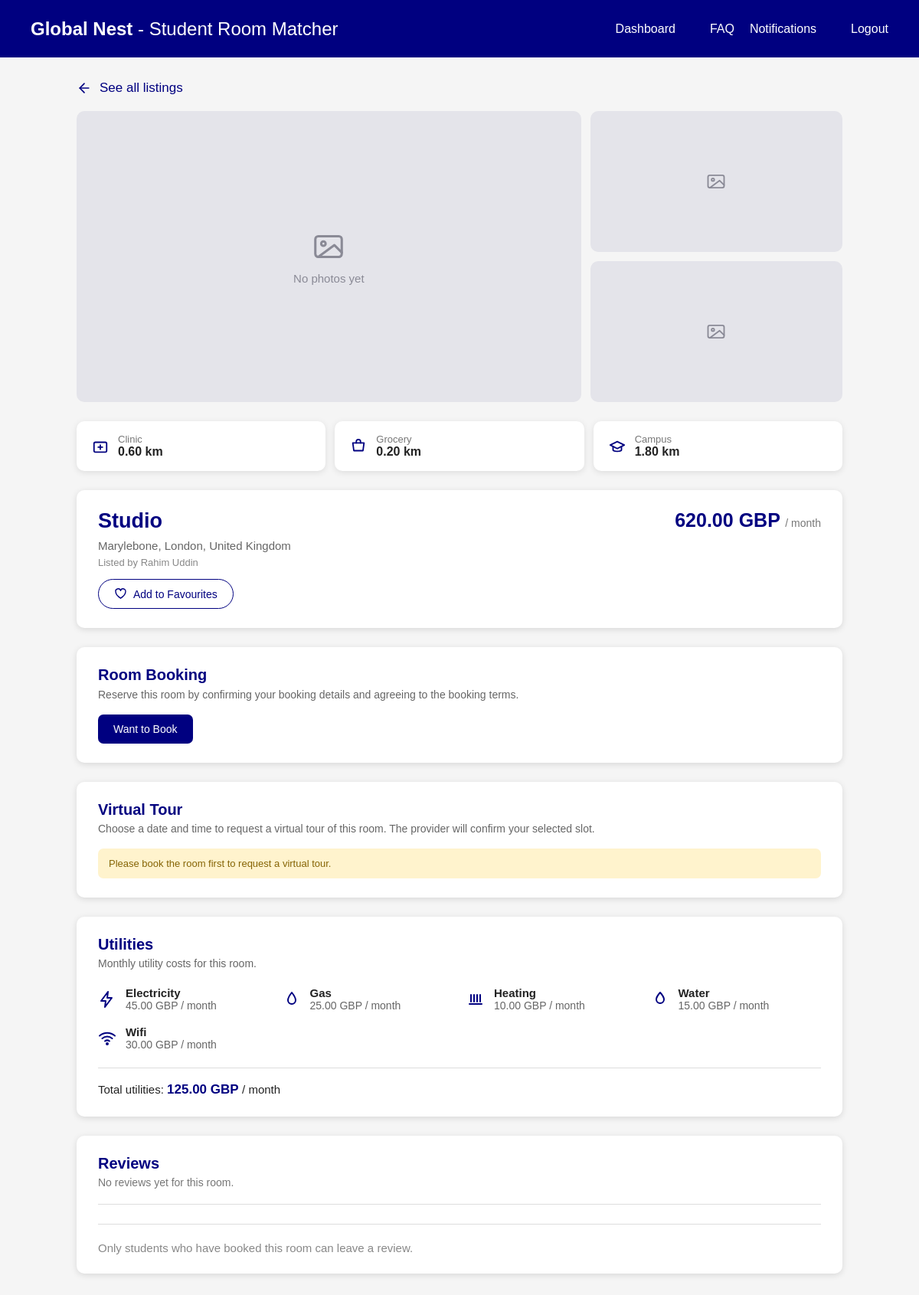
The app's page /room.php?id=9 (signed in) with its own data.
### tables this page shows
CREATE TABLE `listings` (
  `ListingID` int(11) NOT NULL,
  `Price` decimal(10,2) NOT NULL,
  `Currency` varchar(10) NOT NULL,
  `RoomType` varchar(50) DEFAULT NULL,
  `Country` varchar(50) DEFAULT NULL,
  `State` varchar(50) DEFAULT NULL,
  `Neighbourhood` varchar(100) DEFAULT NULL,
  `Clinic` decimal(5,2) DEFAULT NULL,
  `Grocery` decimal(5,2) DEFAULT NULL,
  `Campus` decimal(5,2) DEFAULT NULL,
  `Legal_doc` varchar(255) DEFAULT NULL,
  `Admin_ID` int(11) DEFAULT NULL,
  `Provider_ID` int(11) NOT NULL,
  `Verification_Status` varchar(20) NOT NULL DEFAULT 'Pending'
);

CREATE TABLE `room_provider` (
  `Provider_ID` int(11) NOT NULL,
  `Username` varchar(50) NOT NULL,
  `First_name` varchar(50) NOT NULL,
  `Last_name` varchar(50) DEFAULT NULL,
  `Email` varchar(100) NOT NULL,
  `Password` varchar(255) NOT NULL,
  `is_Verified` tinyint(1) NOT NULL DEFAULT 0,
  `Phone` varchar(20) DEFAULT NULL
);

CREATE TABLE `listing_utility` (
  `ListingID` int(11) NOT NULL,
  `UtilityName` varchar(50) NOT NULL,
  `Amount` decimal(10,2) NOT NULL
);

### room.php (the view, shortened to what this page needs)
<?php
include "DBconnect.php";
$listing_id = "";
if (isset($_GET["id"])) {
    $listing_id = $_GET["id"];
}
$safe_id = mysqli_real_escape_string($conn, $listing_id);
$sql = "SELECT
            Listings.*,
            Room_Provider.First_name,
            Room_Provider.Last_name
        FROM Listings
        JOIN Room_Provider
        ON Listings.Provider_ID = Room_Provider.Provider_ID
        WHERE Listings.ListingID = '$safe_id'
        AND Listings.Verification_Status = 'Approved'";
$result = mysqli_query($conn, $sql);
$room = mysqli_fetch_assoc($result);
$is_favourite = 0;
$photos = array();
$photo_count = count($photos);
$utility_sql = "SELECT * FROM Listing_Utility
                WHERE ListingID = '$safe_id'
                ORDER BY UtilityName ASC";
$utility_result = mysqli_query($conn, $utility_sql);
$utility_count = mysqli_num_rows($utility_result);
$booking_exists = false;
?>
<!DOCTYPE html>
<html>
<head>
</head>
<body>
<div class="header">
    <div class="logo">
        <strong>Global Nest</strong>
        - Student Room Matcher
    </div>
    <div class="navigation">
        <a href="dashboard.php">Dashboard</a>
        <a href="faq.php">FAQ</a>
         <a href="notifications.php" class="notification-link" title="Notifications">
            Notifications
        </a>
        <a href="logout.php">Logout</a>
    </div>
</div>
<div class="container">
    <a href="dashboard.php" class="back-link">
        <svg viewBox="0 0 24 24" fill="none" stroke="currentColor"
             stroke-width="2" stroke-linecap="round" stroke-linejoin="round">
            <path d="M19 12 H5"/>
            <path d="M12 19 l-7 -7 l7 -7"/>
        </svg>
        See all listings
    </a>
    <div class="photo-area">
        <div class="photo-big">
            <?php if ($photo_count > 0) { ?>
                <img src="<?php echo htmlspecialchars($photos[0]); ?>"
                     alt="Room photo">
            <?php } else { ?>
                <div class="photo-empty">
                    <svg viewBox="0 0 24 24" fill="none" stroke="currentColor"
                         stroke-width="1.6" stroke-linecap="round"
                         stroke-linejoin="round">
                        <rect x="3" y="5" width="18" height="14" rx="2"/>
                        <circle cx="8.5" cy="10" r="1.5"/>
                        <path d="M21 16 l-5 -5 L5 19"/>
                    </svg>
                    No photos yet
                </div>
            <?php } ?>
        </div>
        <div class="photo-side">
            <div class="photo-small">
                <?php if ($photo_count > 1) { ?>
                    <img src="<?php echo htmlspecialchars($photos[1]); ?>"
                         alt="Room photo">
                <?php } else { ?>
                    <div class="photo-empty small">
                        <svg viewBox="0 0 24 24" fill="none" stroke="currentColor"
                             stroke-width="1.6" stroke-linecap="round"
                             stroke-linejoin="round">
                            <rect x="3" y="5" width="18" height="14" rx="2"/>
                            <circle cx="8.5" cy="10" r="1.5"/>
                            <path d="M21 16 l-5 -5 L5 19"/>
                        </svg>
                    </div>
                <?php } ?>
            </div>
            <div class="photo-small">
                <?php if ($photo_count > 2) { ?>
                    <img src="<?php echo htmlspecialchars($photos[2]); ?>"
                         alt="Room photo">
                <?php } else { ?>
                    <div class="photo-empty small">
                        <svg viewBox="0 0 24 24" fill="none" stroke="currentColor"
                             stroke-width="1.6" stroke-linecap="round"
                             stroke-linejoin="round">
                            <rect x="3" y="5" width="18" height="14" rx="2"/>
                            <circle cx="8.5" cy="10" r="1.5"/>
                            <path d="M21 16 l-5 -5 L5 19"/>
                        </svg>
                    </div>
                <?php } ?>
            </div>
        </div>
    </div>
    <div class="distance-row">
        <div class="distance-item">
            <svg viewBox="0 0 24 24" fill="none" stroke="currentColor"
                 stroke-width="2" stroke-linecap="round" stroke-linejoin="round">
                <rect x="3" y="6" width="18" height="14" rx="2"/>
                <path d="M12 10 v6"/>
                <path d="M9 13 h6"/>
            </svg>
            <div>
                <div class="distance-label">Clinic</div>
                <div class="distance-value">
                    <?php echo $room["Clinic"]; ?> km
                </div>
            </div>
        </div>
        <div class="distance-item">
            <svg viewBox="0 0 24 24" fill="none" stroke="currentColor"
                 stroke-width="2" stroke-linecap="round" stroke-linejoin="round">
                <path d="M4 7 h16 l-1.5 11 h-13 z"/>
                <path d="M9 7 V5 a3 3 0 0 1 6 0 v2"/>
            </svg>
            <div>
                <div class="distance-label">Grocery</div>
                <div class="distance-value">
                    <?php echo $room["Grocery"]; ?> km
                </div>
            </div>
        </div>
        <div class="distance-item">
            <svg viewBox="0 0 24 24" fill="none" stroke="currentColor"
                 stroke-width="2" stroke-linecap="round" stroke-linejoin="round">
                <path d="M12 5 L22 10 L12 15 L2 10 Z"/>
                <path d="M6 12 v5 c0 1 3 2 6 2 s6 -1 6 -2 v-5"/>
            </svg>
            <div>
                <div class="distance-label">Campus</div>
                <div class="distance-value">
                    <?php echo $room["Campus"]; ?> km
                </div>
            </div>
        </div>
    </div>
    <div class="info-card">
        <div class="info-left">
            <h1>
                <?php echo htmlspecialchars($room["RoomType"]); ?>
            </h1>
            <div class="info-location">
                <?php echo htmlspecialchars($room["Neighbourhood"]); ?>,
                <?php echo htmlspecialchars($room["State"]); ?>,
                <?php echo htmlspecialchars($room["Country"]); ?>
            </div>
            <div class="info-provider">
                Listed by
                <?php
                echo htmlspecialchars(
                    $room["First_name"] . " " .
                    $room["Last_name"]
                );
                ?>
            </div>
            <?php if ($is_favourite == 1) { ?>
                <a class="fav-button saved"
                   href="room.php?id=<?php echo $safe_id; ?>&fav=remove">
                    <svg viewBox="0 0 24 24" fill="currentColor"
                         stroke="currentColor" stroke-width="2"
                         stroke-linecap="round" stroke-linejoin="round">
                        <path d="M12 20 C12 20 3 14 3 8.5 A4.5 4.5 0 0 1 12 6
                                 A4.5 4.5 0 0 1 21 8.5 C21 14 12 20 12 20 Z"/>
                    </svg>
                    Saved
                </a>
            <?php } else { ?>
                <a class="fav-button"
                   href="room.php?id=<?php echo $safe_id; ?>&fav=add">
                    <svg viewBox="0 0 24 24" fill="none"
                         stroke="currentColor" stroke-width="2"
                         stroke-linecap="round" stroke-linejoin="round">
                        <path d="M12 20 C12 20 3 14 3 8.5 A4.5 4.5 0 0 1 12 6
                                 A4.5 4.5 0 0 1 21 8.5 C21 14 12 20 12 20 Z"/>
                    </svg>
                    Add to Favourites
                </a>
            <?php } ?>
        </div>
        <div class="info-right">
            <div class="info-price">
                <?php echo number_format($room["Price"], 2); ?>
                <?php echo htmlspecialchars($room["Currency"]); ?>
                <span>/ month</span>
            </div>
        </div>
    </div>
    <div class="action-card">
        <h2>Room Booking</h2>
        <p class="action-note">
            Reserve this room by confirming your booking details and agreeing to the booking terms.
        </p>
        <?php if (!$booking_exists) { ?>
            <a
                href="booking.php?id=<?php echo $safe_id; ?>"
                class="primary-action"
            >
                Want to Book
            </a>
        <?php } ?>
    </div>
    <div class="tour-card">
        <h2>Virtual Tour</h2>
        <p>
            Choose a date and time to request a virtual tour of this room.
            The provider will confirm your selected slot.
        </p>
        <?php if ($booking_exists) { ?>
            <form class="tour-form" action="book_virtual_tour.php" method="POST">
                <input type="hidden" name="listing_id" value="<?php echo $safe_id; ?>">
                <div class="tour-field">
                    <label for="tour_date">Date</label>
                    <input
                        type="date"
                        id="tour_date"
                        name="tour_date"
                        min="<?php echo date('Y-m-d'); ?>"
                        required
                    >
                </div>
                <div class="tour-field">
                    <label for="tour_time">Time</label>
                    <input
                        type="time"
                        id="tour_time"
                        name="tour_time"
                        required
                    >
                </div>
                <button type="submit" class="tour-action">
                    Book Virtual Tour
                </button>
            </form>
            <div class="tour-info">
                After submitting, the request will appear in the provider's notifications as <strong>Pending</strong>.
            </div>
        <?php } else { ?>
            <div class="booking-alert">
                Please book the room first to request a virtual tour.
            </div>
        <?php } ?>
    </div>
    <div class="utility-card">
        <h2>Utilities</h2>
        <p class="utility-note">
            Monthly utility costs for this room.
        </p>
        <?php if ($utility_count > 0) { ?>
            <div class="utility-grid">
                <?php
                $total = 0;
                while ($utility = mysqli_fetch_assoc($utility_result)) {
                    $name = $utility["UtilityName"];
                    $total = $total + $utility["Amount"];
                ?>
                <div class="utility-item">
                    <?php if ($name == "Electricity") { ?>
                        <svg viewBox="0 0 24 24" fill="none" stroke="currentColor"
                             stroke-width="2" stroke-linecap="round"
                             stroke-linejoin="round">
                            <path d="M13 2 L4 14 h6 l-1 8 l9 -12 h-6 z"/>
                        </svg>
                    <?php } else if ($name == "Wifi") { ?>
                        <svg viewBox="0 0 24 24" fill="none" stroke="currentColor"
                             stroke-width="2" stroke-linecap="round"
                             stroke-linejoin="round">
                            <path d="M2 8.5 a15 15 0 0 1 20 0"/>
                            <path d="M5.5 12 a10 10 0 0 1 13 0"/>
                            <path d="M9 15.5 a5 5 0 0 1 6 0"/>
                            <circle cx="12" cy="19" r="1"/>
                        </svg>
                    <?php } else if ($name == "Gas") { ?>
                        <svg viewBox="0 0 24 24" fill="none" stroke="currentColor"
                             stroke-width="2" stroke-linecap="round"
                             stroke-linejoin="round">
                            <path d="M12 3 c4 5 5 7 5 10 a5 5 0 0 1 -10 0
                                     c0 -3 1 -5 5 -10 z"/>
                        </svg>
                    <?php } else if ($name == "Heating") { ?>
                        <svg viewBox="0 0 24 24" fill="none" stroke="currentColor"
                             stroke-width="2" stroke-linecap="round"
                             stroke-linejoin="round">
                            <path d="M6 6 v9"/>
                            <path d="M10 6 v9"/>
                            <path d="M14 6 v9"/>
                            <path d="M18 6 v9"/>
                            <path d="M4 18 h16"/>
                        </svg>
                    <?php } else { ?>
                        <svg viewBox="0 0 24 24" fill="none" stroke="currentColor"
                             stroke-width="2" stroke-linecap="round"
                             stroke-linejoin="round">
                            <path d="M12 3 s5 5.5 5 9 a5 5 0 0 1 -10 0
                                     c0 -3.5 5 -9 5 -9 z"/>
                        </svg>
                    <?php } ?>
                    <div>
                        <div class="utility-name">
                            <?php echo htmlspecialchars($name); ?>
                        </div>
                        <div class="utility-amount">
                            <?php echo number_format($utility["Amount"], 2); ?>
                            <?php echo htmlspecialchars($room["Currency"]); ?>
                            / month
                        </div>
                    </div>
                </div>
                <?php } ?>
            </div>
            <div class="utility-total">
                Total utilities:
                <strong>
                    <?php echo number_format($total, 2); ?>
                    <?php echo htmlspecialchars($room["Currency"]); ?>
                </strong>
                / month
            </div>
        <?php } else { ?>
            <p class="utility-empty">
                The provider has not added utility costs for this room yet.
            </p>
        <?php } ?>
    </div>
    <?php include "listing_review_box.php"; ?>
</div>
</body>
</html>

### records on screen
listings: Clinic "0.60", Grocery "0.20", Campus "1.80", RoomType "Studio", Neighbourhood "Marylebone", State "London", Country "United Kingdom", Provider_ID.Last_name "Rahim Uddin", Price "620.00", Currency "GBP"
listing_utility: UtilityName "Electricity", Amount "45.00", ListingID.Currency "GBP"
listing_utility: UtilityName "Gas", Amount "25.00", ListingID.Currency "GBP"
listing_utility: UtilityName "Heating", Amount "10.00", ListingID.Currency "GBP"
listing_utility: UtilityName "Water", Amount "15.00", ListingID.Currency "GBP"
listing_utility: UtilityName "Wifi", Amount "30.00", ListingID.Currency "GBP"

### other values on screen
$total "125.00"
